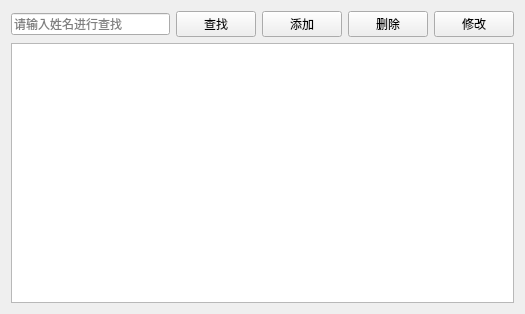
<?xml version="1.0" encoding="UTF-8"?>
<ui version="4.0">
 <class>PatientView</class>
 <widget class="QWidget" name="PatientView">
  <property name="geometry">
   <rect>
    <x>0</x>
    <y>0</y>
    <width>525</width>
    <height>314</height>
   </rect>
  </property>
  <property name="windowTitle">
   <string>患者管理</string>
  </property>
  <layout class="QVBoxLayout" name="verticalLayout">
   <item>
    <layout class="QHBoxLayout" name="horizontalLayout">
     <item>
      <widget class="QLineEdit" name="txtSearch">
       <property name="placeholderText">
        <string>请输入姓名进行查找</string>
       </property>
      </widget>
     </item>
     <item>
      <widget class="QPushButton" name="btSearch">
       <property name="text">
        <string>查找</string>
       </property>
       <property name="icon">
        <iconset resource="sy3.qrc">
         <normaloff>:/img/search.png</normaloff>:/img/search.png</iconset>
       </property>
      </widget>
     </item>
     <item>
      <widget class="QPushButton" name="btAdd">
       <property name="text">
        <string>添加</string>
       </property>
       <property name="icon">
        <iconset resource="sy3.qrc">
         <normaloff>:/img/add.png</normaloff>:/img/add.png</iconset>
       </property>
      </widget>
     </item>
     <item>
      <widget class="QPushButton" name="btDelete">
       <property name="text">
        <string>删除</string>
       </property>
       <property name="icon">
        <iconset resource="sy3.qrc">
         <normaloff>:/img/delete.png</normaloff>:/img/delete.png</iconset>
       </property>
      </widget>
     </item>
     <item>
      <widget class="QPushButton" name="btEdit">
       <property name="text">
        <string>修改</string>
       </property>
       <property name="icon">
        <iconset resource="sy3.qrc">
         <normaloff>:/img/edit.png</normaloff>:/img/edit.png</iconset>
       </property>
      </widget>
     </item>
    </layout>
   </item>
   <item>
    <widget class="QTableView" name="tableView"/>
   </item>
  </layout>
 </widget>
 <resources>
  <include location="sy3.qrc"/>
 </resources>
 <connections/>
</ui>
